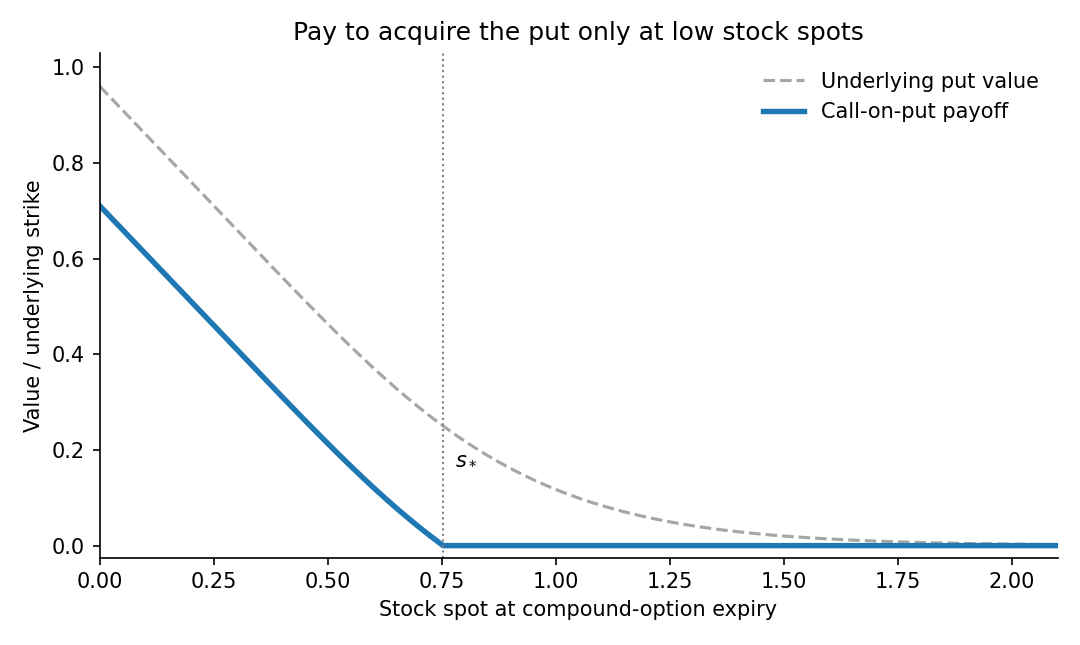

Generate this figure with Python:
"""Python 3.14; NumPy/Matplotlib versions in ../pyproject.toml. Output in CWD."""
from math import erf
import numpy as np
import matplotlib
matplotlib.use("Agg")
import matplotlib.pyplot as plt
phi = np.vectorize(lambda x: (1+erf(x/np.sqrt(2)))/2)
s = np.linspace(.001, 2.1, 900)
r, vol, tau, strike, cost = .04, .35, 1, 1, .25
d1 = (np.log(s/strike)+(r+vol**2/2)*tau)/(vol*np.sqrt(tau))
d2 = d1-vol*np.sqrt(tau)
put = strike*np.exp(-r*tau)*phi(-d2)-s*phi(-d1)
h = np.maximum(put-cost, 0)
threshold = np.interp(cost, put[::-1], s[::-1])
fig, ax = plt.subplots(figsize=(7.2, 4.3), facecolor="white")
ax.plot(s, put, color="0.65", ls="--", label="Underlying put value")
ax.plot(s, h, lw=2.6, label="Call-on-put payoff")
ax.axvline(threshold, color="0.5", ls=":", lw=1)
ax.text(threshold+.025, .17, r"$s_*$")
ax.set(xlabel="Stock spot at compound-option expiry", ylabel="Value / underlying strike", xlim=(0, 2.1), ylim=(-.025, 1.03), title="Pay to acquire the put only at low stock spots")
ax.spines[["top", "right"]].set_visible(False)
ax.legend(frameon=False)
fig.tight_layout()
fig.savefig("2009-call-on-put.png", dpi=150, facecolor="white")
